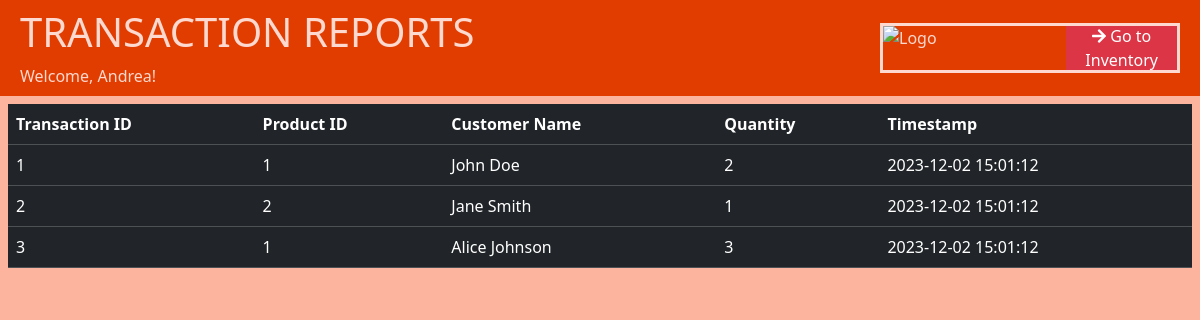
The page /report_page.php (signed in) on the database its author committed.
### tables this page shows
CREATE TABLE IF NOT EXISTS `transacts` (
  `trans_ID` int NOT NULL AUTO_INCREMENT,
  `product_id` int NOT NULL,
  `customer_name` varchar(255) NOT NULL,
  `quantity` int NOT NULL,
  `timestamp` timestamp NOT NULL DEFAULT CURRENT_TIMESTAMP,
  PRIMARY KEY (`trans_ID`),
  KEY `product_id` (`product_id`)
);

### report_page.php (the view, shortened to what this page needs)
<!DOCTYPE html>
<html lang="en">
<head>
  <link href="https://cdn.jsdelivr.net/npm/bootstrap@5.3.1/dist/css/bootstrap.min.css" rel="stylesheet">
  <link rel="stylesheet" href="https://use.fontawesome.com/releases/v5.7.1/css/all.css">
  <link rel="stylesheet" href="./css/styleReport.css">
</head>
<body>
<div class="container-fluid">
    <div class="d-flex justify-content-between align-items-center p-2">
        <div>
            <h1 style="display: inline-block;">TRANSACTION REPORTS</h1>
            <div>
                <?php
                if(isset($_SESSION['name'])) {
                $name = $_SESSION['name'];
                echo "Welcome, $name!";
                } else {
                echo "User not logged in.";
                }
                ?>
            </div>
        </div>
        <div class="d-flex align-items-center" style=" border: solid; height:50px; width:300px; overflow: hidden; ">
            <img src="./img/loginBG.jpg" alt="Logo" class="container-image">
            <a href="index.php" class="btn btn-danger"><i class="fas fa-arrow-right"></i> Go to Inventory</a>
        </div>
    </div>
</div>
<div class="overflow-y-auto p-2" style="height: 560px;">
      <?php
      include 'connect.php';
      $sql = "SELECT * FROM transacts";
      $result = $conn->query($sql);
      if ($result->num_rows > 0) {
          echo "<table class='table table-dark table-hover' id='transactionTable'>";
          echo '
              <thead>
                  <tr>
                      <th scope="col">Transaction ID</th>
                      <th scope="col">Product ID</th>
                      <th scope="col">Customer Name</th>
                      <th scope="col">Quantity</th>
                      <th scope="col">Timestamp</th>
                  </tr>
              </thead>';
          echo '<tbody id="transactionTableBody">';
          while ($row = $result->fetch_assoc()) {
              echo '<tr>';
              echo "<td>" . $row["trans_ID"] . "</td>";
              echo "<td>" . $row["product_id"] . "</td>";
              echo "<td>" . $row["customer_name"] . "</td>";
              echo "<td>" . $row["quantity"] . "</td>";
              echo "<td>" . $row["timestamp"] . "</td>";
              echo '</tr>';
          }
          echo '</tbody>';
          echo "</table>";
      } else {
          echo "<p>No records found</p>";
      }
      ?>
</div>
</body>
</html>

### css/styleReport.css (style rules this page uses)
body { background-color: #fdb49f; }
.container-fluid { background-color: #e13d01; color: #fed9cf; }
.container-image { width: 100%; height: 100%; object-fit: cover; display: block; }

### rows shown on the page
transacts: trans_ID "1", product "1", customer_name "John Doe", quantity "2", timestamp "2023-12-02 15:01:12"
transacts: trans_ID "2", product "2", customer_name "Jane Smith", quantity "1", timestamp "2023-12-02 15:01:12"
transacts: trans_ID "3", product "1", customer_name "Alice Johnson", quantity "3", timestamp "2023-12-02 15:01:12"

### other values the page prints
$name "Andrea"
